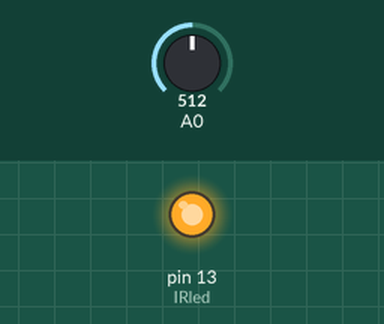
A sketch run on a simulated Arduino Uno, built with avr-gcc and run on an emulated ATmega328P. Parts: output pins drawn as LEDs (lit = HIGH). The test bench sets the inputs (shaded band); at power-on: A0 = 512. What the sketch prints to the serial monitor is not drawn.

Above: at 1.2 s.
1.3 s: A0 set to 0
Timing chart, 0 to 4.3 s (numbered marks = the images above; inputs shaded):
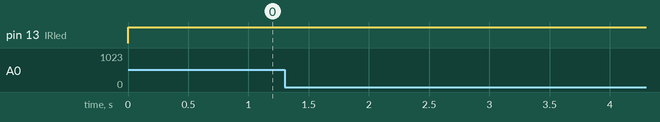

The sketch:

pulse_sensor_ino.ino
```cpp
int IRled = 13;
int ret = 0;
String buff = "";
int c = 0;

void setup() {
  Serial.begin(115200);
  pinMode(IRled, OUTPUT);
}


void loop() {

  digitalWrite(IRled, HIGH);
  while(true) {
    if(analogRead(A0)) {
      ret = (int) analogRead(A0);
      //Serial.println(ret);
      buff.concat(ret);
      buff.concat(",");
      //Serial.println(c);
      if(c == 25) {
        c = 0;
        Serial.println(buff);
        ret = 0;
        //Serial.println(c);
      } else {
        c++;
      }
    } else {
      Serial.println("0");
    }
    delay(250);
  }
}
```

Measured:
- after the input at 1.3 s, every drawn part: stays the same
